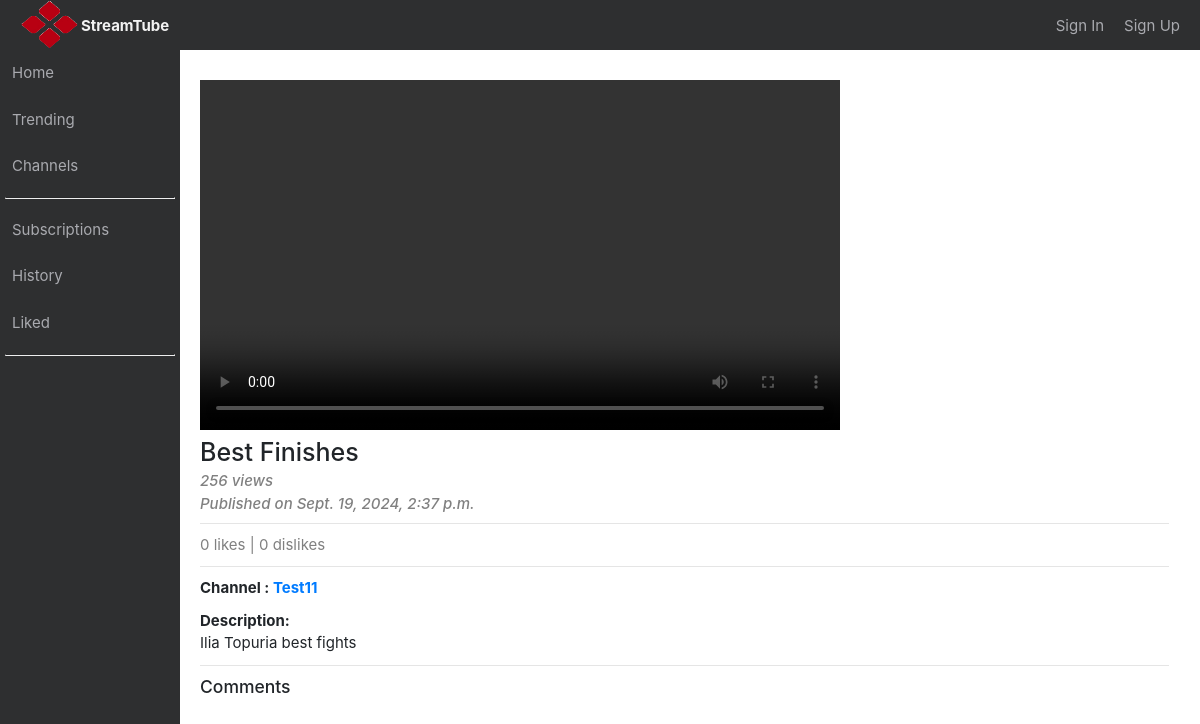
Screenshot of /video/6/1/ with the database file from the repository.
### youtube/models.py (models this page shows)
class Video(models.Model):
    title = models.CharField(max_length=30)
    description = models.TextField(max_length=300)
    path = models.CharField(max_length=60)
    datetime = models.DateTimeField(blank=False, null=False) #todo: auto_now=True
    user = models.ForeignKey('auth.User', on_delete=models.CASCADE)
    number_of_views = models.IntegerField(blank=True, default=0)

class Channel(models.Model):
    channel_name = models.CharField(max_length=50, blank=False, null=False)
    subscribers = models.IntegerField(default=0, blank=False, null=False)
    user = models.ForeignKey('auth.User', on_delete=models.CASCADE)

### youtube/views.py (the view, shortened to what this page needs)
# urls.py: path('video/<int:id>/<int:new>/', VideoView.as_view()),
class VideoView(View):
    template_name = 'video.html'
    def get(self, request, id, new):
        if new == 1:
            video_by_id = Video.objects.get(id=id)
            n = video_by_id.number_of_views
            video_by_id.number_of_views = n+1
            video_by_id.save()
        video_by_id = Video.objects.get(id=id)
        BASE_DIR = os.path.dirname(os.path.dirname(os.path.abspath(__file__)))
        video_by_id.path = 'http://localhost:8000/get_video/'+video_by_id.path
        print(video_by_id)
        print(video_by_id.path)
        context = {'video':video_by_id}
        if request.user.is_authenticated:
            print('user signed in')
            comment_form = CommentForm()
            context['form'] = comment_form
        comments = Comment.objects.filter(video__id=id).order_by('-datetime')
        print(comments)
        context['comments'] = comments
        context['likes_count'] = Like.objects.filter(video = video_by_id).count()
        context['dislikes_count'] = Dislike.objects.filter(video = video_by_id).count()
        try:
            channel = Channel.objects.filter(user__username = request.user).get().channel_name != ""
            print(channel)
            context['channel'] = channel
        except Channel.DoesNotExist:
            channel = False
        uploader = video_by_id.user
        uploader_channel = Channel.objects.get(user = uploader)
        context['uploader_channel'] = uploader_channel
        return render(request, self.template_name, context)

### youtube/templates/video.html (shortened to what this page needs)
{% extends "parent.html" %}
{% load crispy_forms_tags %}
	{% block body %}
	<div class="video_area">
		<div class="ad_area">
      <video width="640" height="350" controls>
          <source src="{{ video.path }}" type="video/mp4">
      </video>
      <h1>{{ video.title }}</h1>
      <h6 style='color:grey'><i>{{ video.number_of_views }} views</i></h6>
      <h6 style='color:grey'><i>Published on {{video.datetime}}</i></h6>
      <hr>
        {% if user.is_authenticated %}
            {% if likes %}
                <a class="btn btn-default" href="{% url 'video_like' v_id=video.id u_id=user.id %}"><span class="glyphicon glyphicon-thumbs-up"> {{ likes_count }}</span></a>
            {% else %}
                <a class="btn btn-default" href="{% url 'video_unlike' v_id=video.id u_id=user.id %}"><span style = "color:blue" class="glyphicon glyphicon-thumbs-up"> {{ likes_count }} </span></a>
            {% endif %}
            {% if dislikes %}
                <a class="btn btn-default" href="{% url 'video_dislike' v_id=video.id u_id=user.id %}"><span class="glyphicon glyphicon-thumbs-down"> {{ dislikes_count }}</span></a>
            {% else %}
                <a class="btn btn-default" href="{% url 'video_undislike' v_id=video.id u_id=user.id %}"><span style = "color:blue" class="glyphicon glyphicon-thumbs-down"> {{ dislikes_count }}</span></a>
            {% endif %}
        {% else %}
            <p style='color:grey'>{{ likes_count }} likes | {{ dislikes_count }} dislikes</p>
        {% endif %}
      <hr>
      <p class="channel_area"><b>Channel : <a href="/{{ video.user.username }}/channel">{{ uploader_channel.channel_name }}</a></b></p>
      <b>Description:</b>
      <p>{{ video.description }}</p>
      <hr>
      <h3>Comments</h3>
		</div>
	{% endblock %}

### youtube/static/css/homepage.css (style rules this page uses)
* { padding: 0; margin: 0; font-size: 15px; }
.video_area { float: right; background-color: white; padding: 0; margin: 0; width: 85%; }
.ad_area { float: top; background-color: white; width: 95%; margin-left: 20px; margin-right: 20px; margin-top: 30px; height: 250px; }

### rows the page displays
Video: title "Best Finishes", number_of_views "256", datetime "Sept. 19, 2024, 2:37 p.m.", description "Ilia Topuria best fights"
Channel: channel_name "Test11"

### other values shown
{{ likes_count }} "0"
{{ dislikes_count }} "0"
